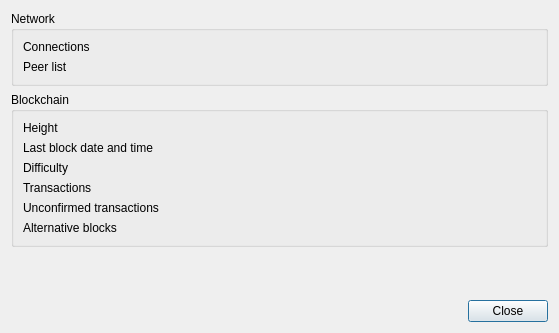
<?xml version="1.0" encoding="UTF-8"?>
<ui version="4.0">
 <class>InfoDialog</class>
 <widget class="QDialog" name="InfoDialog">
  <property name="windowModality">
   <enum>Qt::ApplicationModal</enum>
  </property>
  <property name="geometry">
   <rect>
    <x>0</x>
    <y>0</y>
    <width>559</width>
    <height>333</height>
   </rect>
  </property>
  <property name="windowTitle">
   <string>Information</string>
  </property>
  <layout class="QVBoxLayout" name="verticalLayout">
   <item>
    <widget class="QGroupBox" name="groupBox">
     <property name="title">
      <string>Network</string>
     </property>
     <layout class="QFormLayout" name="formLayout_2">
      <item row="0" column="0">
       <widget class="QLabel" name="label">
        <property name="minimumSize">
         <size>
          <width>150</width>
          <height>0</height>
         </size>
        </property>
        <property name="text">
         <string>Connections</string>
        </property>
       </widget>
      </item>
      <item row="0" column="1">
       <widget class="QLabel" name="m_connections">
        <property name="text">
         <string/>
        </property>
       </widget>
      </item>
      <item row="1" column="0">
       <widget class="QLabel" name="label_7">
        <property name="minimumSize">
         <size>
          <width>150</width>
          <height>0</height>
         </size>
        </property>
        <property name="text">
         <string>Peer list</string>
        </property>
       </widget>
      </item>
      <item row="1" column="1">
       <widget class="QLabel" name="m_peerList">
        <property name="text">
         <string/>
        </property>
       </widget>
      </item>
     </layout>
    </widget>
   </item>
   <item>
    <widget class="QGroupBox" name="groupBox_2">
     <property name="title">
      <string>Blockchain</string>
     </property>
     <layout class="QFormLayout" name="formLayout">
      <item row="0" column="0">
       <widget class="QLabel" name="label_2">
        <property name="minimumSize">
         <size>
          <width>150</width>
          <height>0</height>
         </size>
        </property>
        <property name="text">
         <string>Height</string>
        </property>
       </widget>
      </item>
      <item row="0" column="1">
       <widget class="QLabel" name="m_height">
        <property name="text">
         <string/>
        </property>
       </widget>
      </item>
      <item row="2" column="0">
       <widget class="QLabel" name="label_3">
        <property name="minimumSize">
         <size>
          <width>150</width>
          <height>0</height>
         </size>
        </property>
        <property name="text">
         <string>Difficulty</string>
        </property>
       </widget>
      </item>
      <item row="2" column="1">
       <widget class="QLabel" name="m_difficulty">
        <property name="text">
         <string/>
        </property>
       </widget>
      </item>
      <item row="3" column="0">
       <widget class="QLabel" name="label_4">
        <property name="minimumSize">
         <size>
          <width>150</width>
          <height>0</height>
         </size>
        </property>
        <property name="text">
         <string>Transactions</string>
        </property>
       </widget>
      </item>
      <item row="3" column="1">
       <widget class="QLabel" name="m_txCount">
        <property name="text">
         <string/>
        </property>
       </widget>
      </item>
      <item row="4" column="0">
       <widget class="QLabel" name="label_5">
        <property name="minimumSize">
         <size>
          <width>150</width>
          <height>0</height>
         </size>
        </property>
        <property name="text">
         <string>Unconfirmed transactions</string>
        </property>
       </widget>
      </item>
      <item row="4" column="1">
       <widget class="QLabel" name="m_txPoolSize">
        <property name="text">
         <string/>
        </property>
       </widget>
      </item>
      <item row="5" column="0">
       <widget class="QLabel" name="label_6">
        <property name="minimumSize">
         <size>
          <width>150</width>
          <height>0</height>
         </size>
        </property>
        <property name="text">
         <string>Alternative blocks</string>
        </property>
       </widget>
      </item>
      <item row="5" column="1">
       <widget class="QLabel" name="m_altBlocksCount">
        <property name="text">
         <string/>
        </property>
       </widget>
      </item>
      <item row="1" column="0">
       <widget class="QLabel" name="label_8">
        <property name="minimumSize">
         <size>
          <width>150</width>
          <height>0</height>
         </size>
        </property>
        <property name="text">
         <string>Last block date and time</string>
        </property>
       </widget>
      </item>
      <item row="1" column="1">
       <widget class="QLabel" name="m_blockTime">
        <property name="text">
         <string/>
        </property>
       </widget>
      </item>
     </layout>
    </widget>
   </item>
   <item>
    <spacer name="verticalSpacer">
     <property name="orientation">
      <enum>Qt::Vertical</enum>
     </property>
     <property name="sizeHint" stdset="0">
      <size>
       <width>20</width>
       <height>82</height>
      </size>
     </property>
    </spacer>
   </item>
   <item>
    <layout class="QHBoxLayout" name="horizontalLayout_2">
     <item>
      <spacer name="horizontalSpacer">
       <property name="orientation">
        <enum>Qt::Horizontal</enum>
       </property>
       <property name="sizeHint" stdset="0">
        <size>
         <width>40</width>
         <height>20</height>
        </size>
       </property>
      </spacer>
     </item>
     <item>
      <widget class="QPushButton" name="m_okButton">
       <property name="text">
        <string>Close</string>
       </property>
      </widget>
     </item>
    </layout>
   </item>
  </layout>
 </widget>
 <resources/>
 <connections>
  <connection>
   <sender>m_okButton</sender>
   <signal>clicked()</signal>
   <receiver>InfoDialog</receiver>
   <slot>close()</slot>
   <hints>
    <hint type="sourcelabel">
     <x>500</x>
     <y>62</y>
    </hint>
    <hint type="destinationlabel">
     <x>276</x>
     <y>44</y>
    </hint>
   </hints>
  </connection>
 </connections>
</ui>
